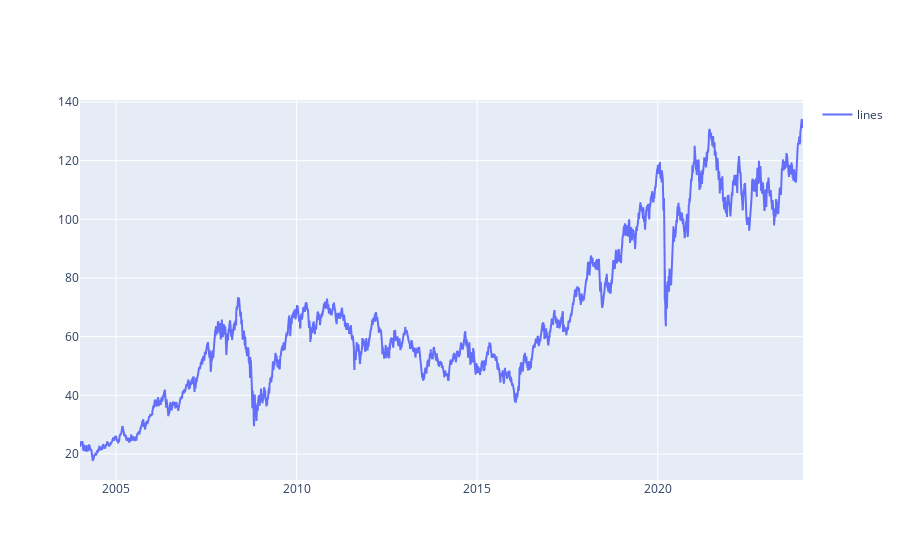

Notebook cell for this chart:
### Code cell
# plotando o grafico linha do ibovespa
fig = go.Figure()
fig.add_trace(go.Scatter(x=df.index, y=df['y'], mode='lines', name='lines'))
fig.update_layout(showlegend=True)
fig.show()

### Figure 1 — Plotly figure (JSON) as saved in the notebook; plotly's stock layout.template omitted (floating-point values rounded to 4 significant figures; data arrays with more than 128 entries replaced by an {"elided": "..."} marker saying what was removed)
{"data": [{"mode": "lines", "name": "lines", "type": "scatter", "x": {"elided": "4957 str values"}, "y": {"elided": "4957 float values"}}], "layout": {"showlegend": true}}
